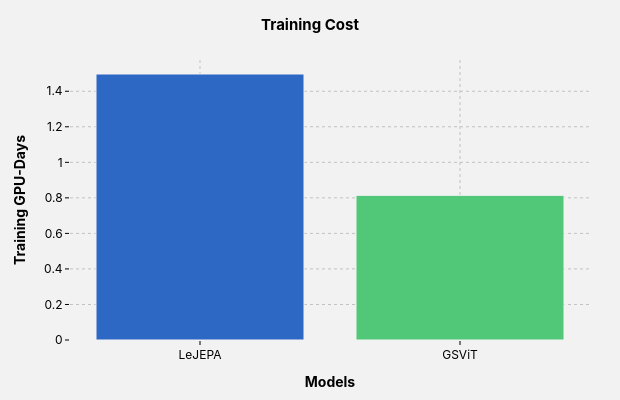

Notebook cell for this chart:
### Code cell
fig = styled_fig("Training Cost", "Models", "Training GPU-Days")
fig.add_bar(
    x=["LeJEPA", "GSViT"], y=gpu_days,
    marker=dict(
        color=[PALETTE["lejepa"], PALETTE["gsvit"]],
        line=dict(color=ACCENT, width=1),
    ),
    showlegend=False,
)
fig.show()
fig.write_image("assests/training_costs.svg")  # needs `kaleido`

### Figure 1 — Plotly figure (JSON) as saved in the notebook; plotly's stock layout.template omitted (floating-point values rounded to 4 significant figures)
{"data": [{"marker": {"color": ["#2D68C4", "#50C878"], "line": {"color": "#F3F2F2", "width": 1}}, "showlegend": false, "type": "bar", "x": ["LeJEPA", "GSViT"], "y": [1.497, 0.8141]}], "layout": {"font": {"color": "black", "family": "Inter, sans-serif", "size": 12}, "height": 400, "margin": {"b": 60, "l": 70, "r": 30, "t": 60}, "paper_bgcolor": "#F3F2F2", "plot_bgcolor": "#F3F2F2", "title": {"font": {"color": "black", "family": "Inter, sans-serif", "size": 15}, "text": "<b>Training Cost</b>", "x": 0.5, "xanchor": "center"}, "width": 620, "xaxis": {"gridcolor": "#C1C1C1", "griddash": "dot", "gridwidth": 1, "linecolor": "black", "linewidth": 1, "mirror": false, "showgrid": true, "showline": false, "tickcolor": "black", "ticklen": 4, "ticks": "outside", "title": {"text": "<b>Models</b>"}, "zeroline": false}, "yaxis": {"gridcolor": "#C1C1C1", "griddash": "dot", "gridwidth": 1, "linecolor": "black", "linewidth": 1, "mirror": false, "showgrid": true, "showline": false, "tickcolor": "black", "ticklen": 4, "ticks": "outside", "title": {"text": "<b>Training GPU-Days</b>"}, "zeroline": false}}}
